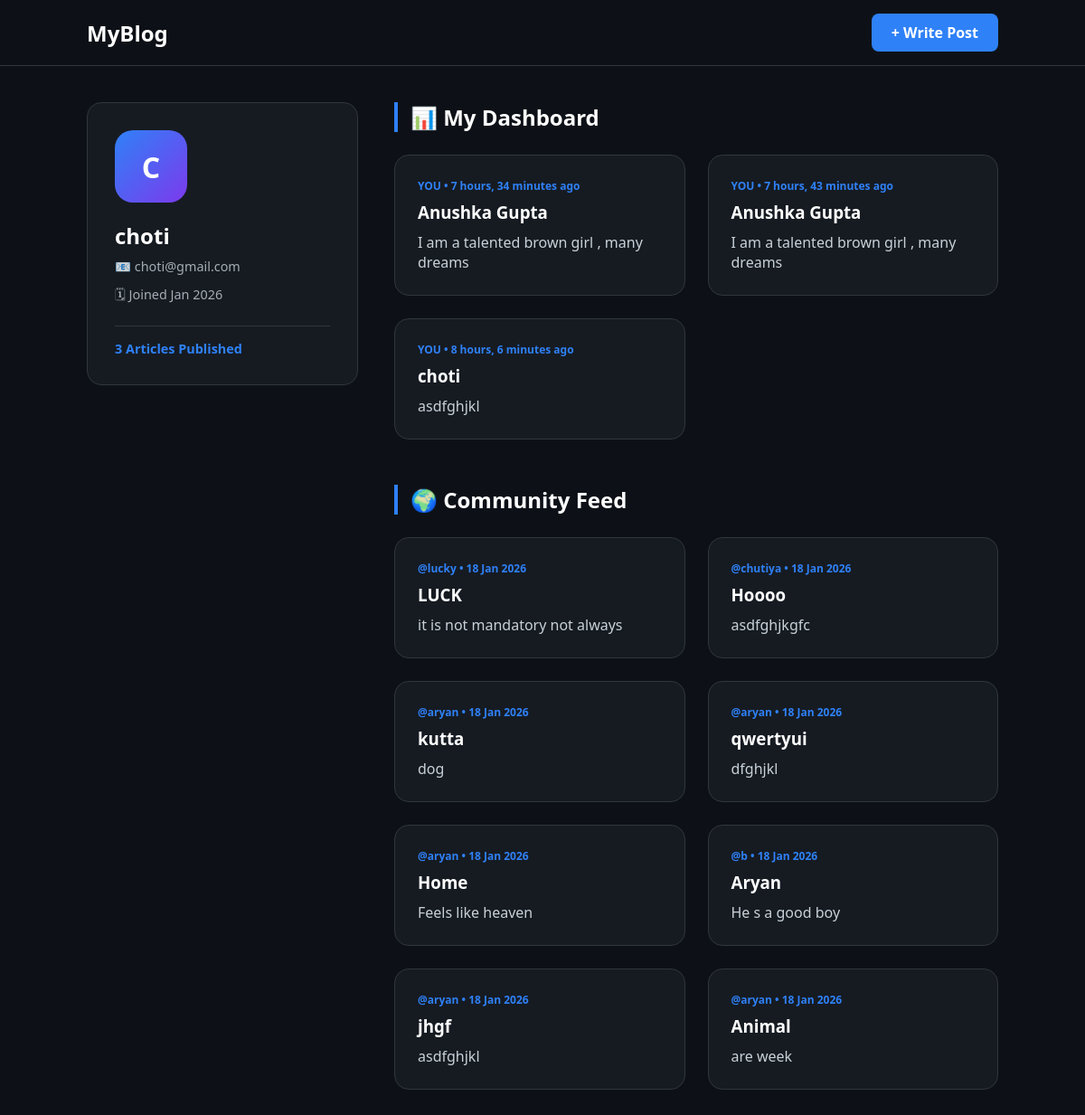
The app's page /base/ (signed in) with its own data.
### post/models.py (models this page shows, shortened)
class Post(models.Model):
    author = models.ForeignKey(
        User,
        on_delete=models.CASCADE,
        related_name="posts"
    )
    title = models.CharField(max_length=200)
    content = models.TextField()
    created_at = models.DateTimeField(auto_now_add=True)

### post/views.py (the view, shortened to what this page needs)
# urls.py: path('base/', views.base , name = 'base'),
@login_required(login_url='loginn')
def base(request):
    all_posts = Post.objects.exclude(author=request.user).order_by('-created_at')
    my_posts = Post.objects.filter(author=request.user).order_by('-created_at')
    return render(
        request,
        "post/base.html",
        {
            "all_posts": all_posts,
            "my_posts": my_posts
        }
    )

### post/templates/post/base.html (shortened to what this page needs)
<!doctype html>
<html lang="en">
  <head>
  </head>
  <body>
    <nav>
      <div class="logo"><a href="{% url 'landing' %}">MyBlog</a></div>
      <label for="modal-toggle" class="btn-create">+ Write Post</label>
    </nav>
    <div class="layout">
      <aside class="profile-box">
        <div class="avatar">{{ user.username|first|upper }}</div>
        <h2>{{ user.username }}</h2>
        <p>📧 {{ user.email }}</p>
        <p>🗓 Joined {{ user.date_joined|date:"M Y" }}</p>
        <div class="stats">{{ my_posts.count }} Articles Published</div>
      </aside>
      <main class="content-area">
        <section>
          <h2 class="section-title">📊 My Dashboard</h2>
          <div class="grid">
            {% for post in my_posts %}
            <article class="post-card">
              <span class="card-meta"
                >YOU • {{ post.created_at|timesince }} ago</span
              >
              <h3>{{ post.title }}</h3>
              <p>{{ post.content|truncatewords:20 }}</p>
            </article>
            {% empty %}
            <p>You haven’t posted anything yet.</p>
            {% endfor %}
          </div>
        </section>
        <section>
          <h2 class="section-title">🌍 Community Feed</h2>
          <div class="grid">
            {% for post in all_posts %}
            <article class="post-card">
              <span class="card-meta">
                <a
                  href="{% url 'user_profile' post.author.username %}"
                  style="
                    color: var(--accent);
                    font-weight: 600;
                    text-decoration: none;
                  "
                >
                  @{{ post.author.username }}
                </a>
                • {{ post.created_at|date:"d M Y" }}
              </span>
              <h3>{{ post.title }}</h3>
              <p>{{ post.content|truncatewords:20 }}</p>
            </article>
            {% empty %}
            <p>No community posts yet.</p>
            {% endfor %}
          </div>
        </section>
      </main>
    </div>
  </body>
</html>

### post/templates/post/base.html (style rules this page uses)
:root { --bg: #0d1117; --card: #161b22; --accent: #2f81f7; --text-main: #c9d1d9; --text-bright: #ffffff; --border: #30363d; }
* { margin: 0; padding: 0; box-sizing: border-box; font-family: "Segoe UI", system-ui, sans-serif; }
body { background: var(--bg); color: var(--text-main); }
nav { display: flex; justify-content: space-between; align-items: center; padding: 15px 8%; border-bottom: 1px solid var(--border); position: sticky; top: 0; background: var(--bg); z-index: 100; }
.logo a { color: white; font-size: 1.5rem; font-weight: bold; text-decoration: none; }
.btn-create { background: var(--accent); color: white; border: none; padding: 10px 22px; border-radius: 8px; cursor: pointer; font-weight: 600; }
.layout { display: grid; grid-template-columns: 300px 1fr; gap: 40px; padding: 40px 8%; }
.profile-box { background: var(--card); border: 1px solid var(--border); border-radius: 16px; padding: 30px; height: fit-content; position: sticky; top: 110px; }
.avatar { width: 80px; height: 80px; border-radius: 20px; background: linear-gradient(135deg, var(--accent), #7c3aed); display: grid; place-items: center; color: white; font-size: 2rem; font-weight: bold; margin-bottom: 20px; }
.profile-box h2 { color: white; margin-bottom: 8px; }
.profile-box p { font-size: 0.9rem; opacity: 0.8; margin-bottom: 12px; }
.stats { margin-top: 20px; padding-top: 15px; border-top: 1px solid var(--border); font-size: 0.9rem; color: var(--accent); font-weight: 600; }
.content-area { display: flex; flex-direction: column; gap: 50px; }
.section-title { color: white; font-size: 1.5rem; margin-bottom: 25px; border-left: 4px solid var(--accent); padding-left: 14px; }
.grid { display: grid; grid-template-columns: repeat(auto-fill, minmax(320px, 1fr)); gap: 25px; }
.post-card { background: var(--card); border: 1px solid var(--border); border-radius: 16px; padding: 25px; transition: 0.3s; }
.card-meta { font-size: 0.75rem; color: var(--accent); font-weight: bold; margin-bottom: 8px; display: block; }
.post-card h3 { color: white; margin-bottom: 10px; }

### records on screen
Post: created_at "7 hours, 34 minutes", title "Anushka Gupta", content "I am a talented brown girl , many dreams"
Post: created_at "7 hours, 43 minutes", title "Anushka Gupta", content "I am a talented brown girl , many dreams"
Post: created_at "8 hours, 6 minutes", title "choti", content "asdfghjkl"
Post: author.username "lucky", created_at "18 Jan 2026", title "LUCK", content "it is not mandatory not always"
Post: author.username "chutiya", created_at "18 Jan 2026", title "Hoooo", content "asdfghjkgfc"
Post: author.username "aryan", created_at "18 Jan 2026", title "kutta", content "dog"
Post: author.username "aryan", created_at "18 Jan 2026", title "qwertyui", content "dfghjkl"
Post: author.username "aryan", created_at "18 Jan 2026", title "Home", content "Feels like heaven"
Post: author.username "b", created_at "18 Jan 2026", title "Aryan", content "He s a good boy"
Post: author.username "aryan", created_at "18 Jan 2026", title "jhgf", content "asdfghjkl"
Post: author.username "aryan", created_at "18 Jan 2026", title "Animal", content "are week"

### other values on screen
{{ user.username|first|upper }} "C"
{{ user.username }} "choti"
{{ user.email }} "choti@gmail.com"
{{ user.date_joined|date:"M Y" }} "Jan 2026"
{{ my_posts.count }} "3"
